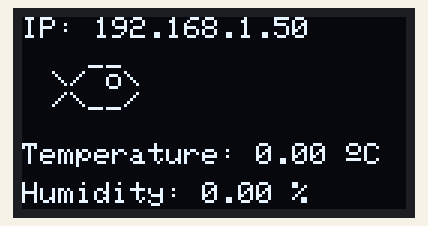
Recording of a sketch running on a simulated ESP8266 (NodeMCU). Parts: 128×64 one-colour display. WiFi joins after 1.5 s; servers stay silent unless stated; what the sketch prints to the serial monitor is not drawn.

Above: at 5.2 s.
At 7.3 s:
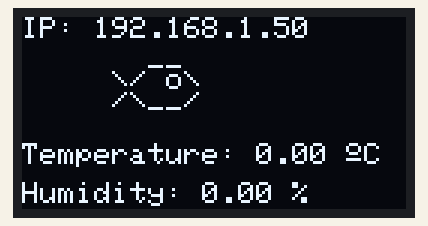
At 9.3 s:
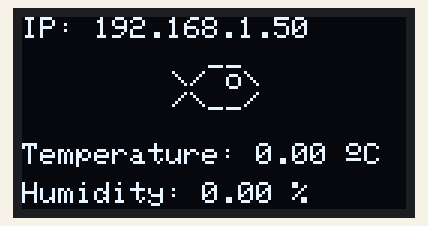
At 14.4 s:
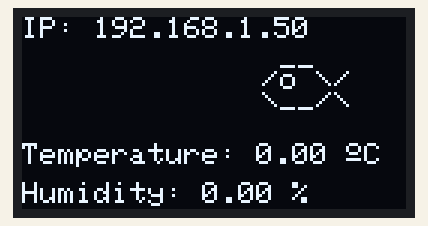
At 24.7 s:
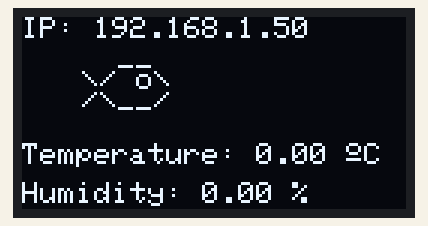
At 38.0 s:
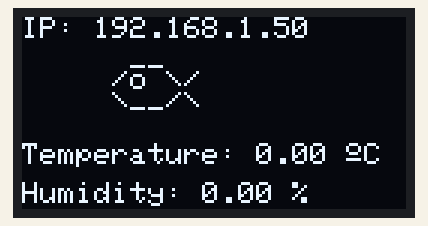

The sketch:

TempSensor.ino
```cpp
#include <Wire.h>
#include <Adafruit_GFX.h>
#include <Adafruit_SSD1306.h>
#include <Adafruit_Sensor.h>
#include <DHT.h>
#include <ESP8266WiFi.h>
#include <ESP8266WebServer.h>

// Set up WiFi
const char* ssid = "<network>";  // Enter SSID here
const char* password = "<password>";  //Enter Password here

ESP8266WebServer server(80);

// Set up screen
#define SCREEN_WIDTH 128
#define SCREEN_HEIGHT 64

Adafruit_SSD1306 display(SCREEN_WIDTH, SCREEN_HEIGHT, &Wire, -1);

// Set up DHT sensor
#define DHTPIN D7
#define DHTTYPE DHT11

DHT dht(DHTPIN, DHTTYPE);

// Temperature, humidity variables
float t = 0.0;
float h = 0.0;

String ArduinoIP = "";

void setup() {
  // Setup serial port
  Serial.begin(115200);
  delay(100);

  // Setup Sensor
  pinMode(DHTPIN, INPUT);
  dht.begin();

  // Setup Display
  if (!display.begin(SSD1306_SWITCHCAPVCC, 0x3C)) {
    Serial.println(F("SSD1306 allocation failed"));
    for (;;);
  }

  delay(2000);
  display.clearDisplay();
  display.setTextColor(WHITE);

  //Begin WiFi
  WiFi.begin(ssid, password);

  //check wi-fi is connected to wi-fi network
  while (WiFi.status() != WL_CONNECTED) {
    delay(1000);
    Serial.print(".");
  }
  Serial.println("");
  Serial.println("WiFi connected..!");
  Serial.print("Got IP: ");

  ArduinoIP = WiFi.localIP().toString().c_str();
  Serial.println(WiFi.localIP());

  server.on("/", HandleOnConnect);
  server.onNotFound(HandleNotFound);

  server.begin();
  Serial.println("HTTP server started");
}

String fish1_1 = "  __ ";
String fish1_2 = "\\/ o\\";
String fish1_3 = "/\\__/";

String fish2_1 = " __  ";
String fish2_2 = "/o \\/";
String fish2_3 = "\\__/\\";

int16_t fishY1 = 10;
int16_t fishY2 = 17;
int16_t fishY3 = 24;
int16_t fishX = 0;

int whatFishToRender = 1;
bool fishDirection = true; // true -> left to right   false -> right to left
int fishPosition = 0;  // 0 - 9

void CalculatePosition() {
  if (fishDirection == true) {
    whatFishToRender = 1;
    fishX += 10;
    fishPosition += 1;
  }
  else {
    whatFishToRender = 2;
    fishX -= 10;
    fishPosition -= 1;
  }

  if (fishPosition == 9) {
    fishDirection = !fishDirection;
  }
  if (fishPosition == 0) {
    fishDirection = !fishDirection;
  }
}

void RenderFishy() {
  CalculatePosition();

  if (whatFishToRender == 1) {
    display.setCursor(fishX, fishY1);
    display.print(fish1_1);
    display.setCursor(fishX, fishY2);
    display.print(fish1_2);
    display.setCursor(fishX, fishY3);
    display.print(fish1_3);
  }
  else {
    display.setCursor(fishX, fishY1);
    display.print(fish2_1);
    display.setCursor(fishX, fishY2);
    display.print(fish2_2);
    display.setCursor(fishX, fishY3);
    display.print(fish2_3);
  }
}

void DisplayValues(float &t, float &h) {
  // Clear display
  display.clearDisplay();

  // Setup display
  display.setTextSize(1);

  // Arduino IP
  display.setCursor(0, 0);
  display.print("IP: ");
  display.print(ArduinoIP);

  RenderFishy();

  // display temperature
  display.setCursor(0, 42);
  display.print("Temperature: ");
  display.print(t);
  display.print(" ");
  display.cp437(true);
  display.write(167);
  display.print("C");

  // display humidity
  display.setCursor(0, 55);
  display.print("Humidity: ");
  display.print(h);
  display.print(" %");

  display.display();
}

void HandleOnConnect() {
  server.send(200, "text/html", SendHTML(t, h));
}


void HandleNotFound() {
  server.send(404, "text/plain", "Not found");
}

String SendHTML(float t, float h) {
  String ptr = "<!DOCTYPE html> <html>\n";
  ptr += "<head><meta name=\"viewport\" content=\"width=device-width, initial-scale=1.0, user-scalable=no\">\n";
  ptr += "<title>ESP8266 with DHT11 Sensor</title>\n";
  ptr += "<style>html { display: inline-block; margin: 0px auto; text-align: center;}\n";
  ptr += "body{margin-top: 50px;} h1 {color: #444444;margin: 50px auto 30px;}\n";
  ptr += "p {font-size: 24px;color: #444444;margin-bottom: 10px;}\n";
  ptr += "</style>\n";
  ptr += "</head>\n";
  ptr += "<body>\n";
  ptr += "<div id=\"webpage\">\n";
  ptr += "<p>Temperature: ";
  ptr += t;
  ptr += " &#8451;</p>";
  ptr += "<p>Humidity: ";
  ptr += h;
  ptr += " %</p>";
  ptr += "</div>\n";
  ptr += "</body>\n";
  ptr += "</html>\n";
  return ptr;
}

void loop() {
  delay(1000);

  static const unsigned long REFRESH_INTERVAL = 1*60*1000; // ms
  static unsigned long lastRefreshTime = 0;

  if(millis() - lastRefreshTime >= REFRESH_INTERVAL)
  {
    lastRefreshTime += REFRESH_INTERVAL;

    // Read temperature and humidity from sensor
    t = dht.readTemperature();
    h = dht.readHumidity();

  }

  if (isnan(h) || isnan(t)) {
    Serial.println("Failed to read from DHT sensor!");
  }

  DisplayValues(t, h);

  server.handleClient();
}
```

Measured:
- what the display in image 0 shows lasts 1.0 s, from 5.2 s to 6.2 s
